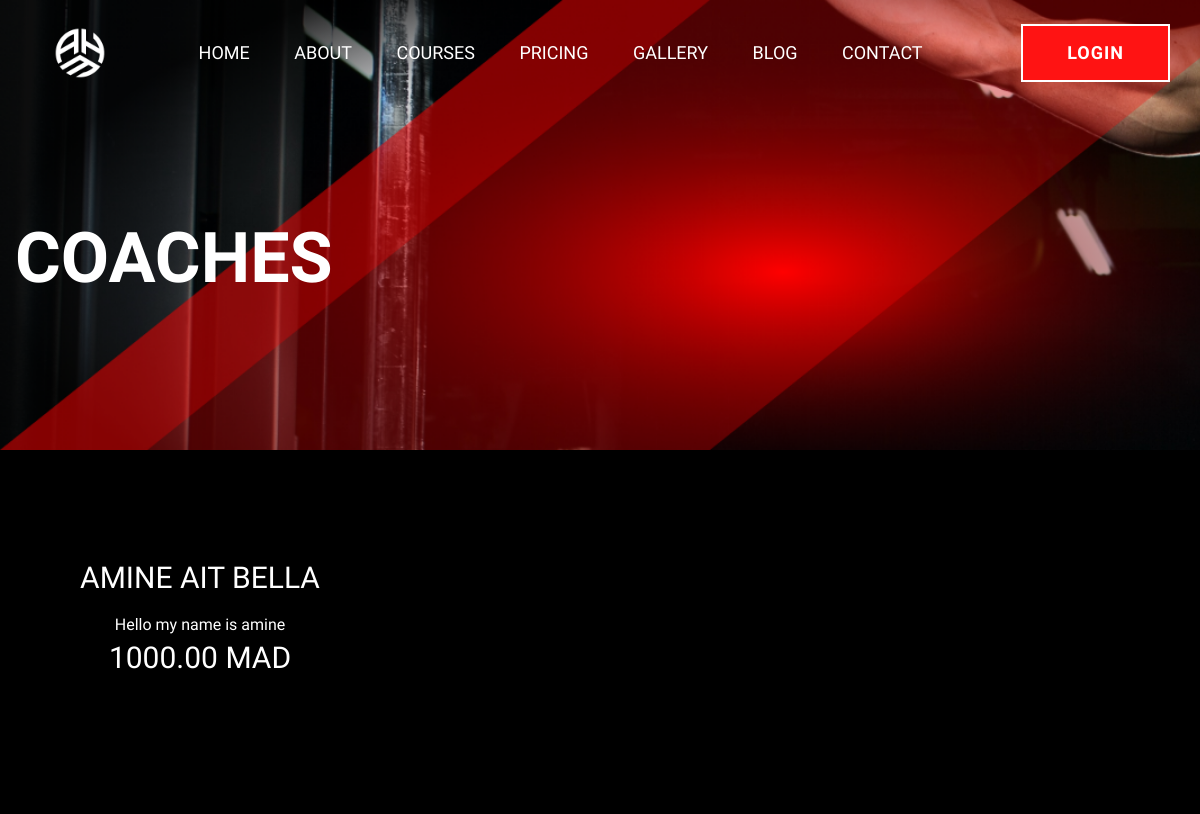
The page /coachs?q=bodybuilding (upper part) on the database as committed earlier.
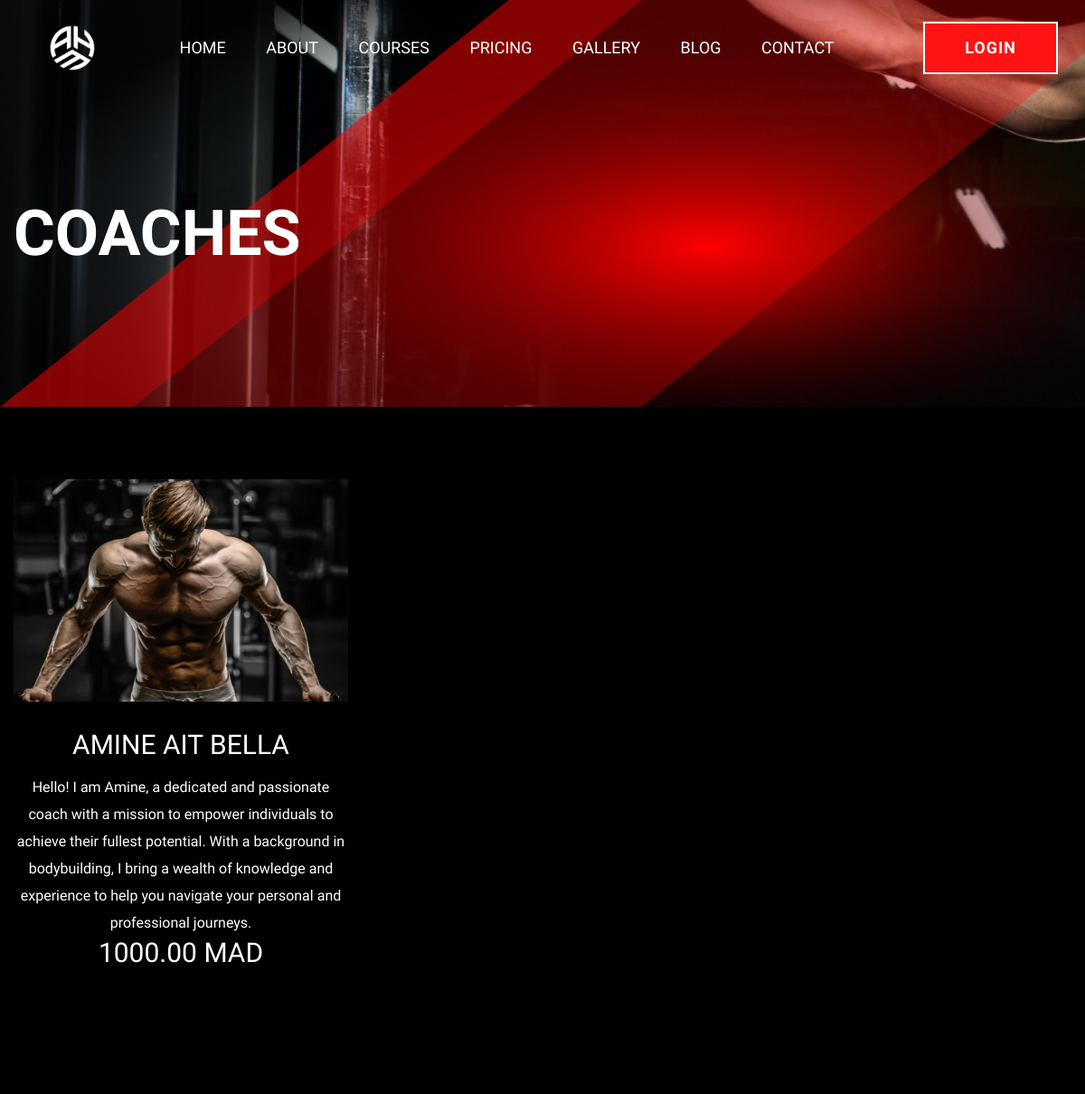
The same page on the database as committed later.
### tables this page shows
CREATE TABLE `coach_price` (
  `id_price` int(11) NOT NULL,
  `coach_id` int(11) NOT NULL,
  `price` decimal(10,2) NOT NULL,
  `update_date` datetime NOT NULL
);

CREATE TABLE `coach_account` (
  `coach_id` int(11) NOT NULL,
  `user_id` int(11) NOT NULL,
  `full_name` varchar(20) NOT NULL CHECK (octet_length(`full_name`) > 0),
  `about_me` varchar(500) NOT NULL,
  `phone` varchar(13) NOT NULL CHECK (octet_length(`phone`) >= 10 and octet_length(`phone`) <= 13),
  `domain` varchar(50) NOT NULL CHECK (octet_length(`domain`) > 0),
  `city` varchar(20) NOT NULL CHECK (octet_length(`city`) > 0),
  `state` varchar(20) NOT NULL CHECK (octet_length(`state`) > 0),
  `zipcode` varchar(20) NOT NULL CHECK (octet_length(`zipcode`) > 0 and octet_length(`zipcode`) <= 10),
  `country` varchar(20) NOT NULL CHECK (octet_length(`country`) > 0),
  `picture` varchar(50) DEFAULT NULL CHECK (octet_length(`picture`) < 50)
);

### coachs.php (the view, shortened to what this page needs)
<?php
require_once "pdo.php";
if (isset($_GET["q"]) && !empty($_GET["q"])) {
    $domain = htmlspecialchars($_GET["q"]);
    $domains = array("bodybuilding", "crossfit", "powerlifting", "boxing");
    if (!in_array($domain, $domains)) {
        header('location:index.php');
    } else {
?>
        <!doctype html>
        <html class="no-js" lang="zxx">
        <head>
            <link rel="stylesheet" href="assets/css/bootstrap.min.css">
            <link rel="stylesheet" href="assets/css/owl.carousel.min.css">
            <link rel="stylesheet" href="assets/css/slicknav.css">
            <link rel="stylesheet" href="assets/css/flaticon.css">
            <link rel="stylesheet" href="assets/css/gijgo.css">
            <link rel="stylesheet" href="assets/css/animate.min.css">
            <link rel="stylesheet" href="assets/css/animated-headline.css">
            <link rel="stylesheet" href="assets/css/magnific-popup.css">
            <link rel="stylesheet" href="assets/css/fontawesome-all.min.css">
            <link rel="stylesheet" href="assets/css/themify-icons.css">
            <link rel="stylesheet" href="assets/css/slick.css">
            <link rel="stylesheet" href="assets/css/nice-select.css">
            <link rel="stylesheet" href="assets/css/style.css">
        </head>
        <body class="black-bg">
            <main>
                <div class="slider-area2">
                    <div class="slider-height2 d-flex align-items-center">
                        <div class="container">
                            <div class="row">
                                <div class="col-xl-12">
                                    <div class="hero-cap hero-cap2 pt-70">
                                        <h2>Coaches</h2>
                                    </div>
                                </div>
                            </div>
                        </div>
                    </div>
                </div>
                <section class="team-area pt-80">
                    <div class="container">
                        <div class="row">
                            <?php
                            $coaches = $pdo->prepare('SELECT c.*,cp.* FROM coach_account as c
                            INNER JOIN coach_price as cp ON c.coach_id=cp.coach_id
                            WHERE c.domain LIKE :domain');
                            $coaches->bindParam(':domain', $domain);
                            $coaches->execute();
                            $coaches_result = $coaches->fetchAll();
                            if (count($coaches_result) > 0) {
                                foreach ($coaches_result as $row) {
                            ?>
                                    <div class="col-lg-4 col-md-6">
                                        <div class="single-cat text-center mb-30 wow fadeInUp" data-wow-duration="1s" data-wow-delay=".2s">
                                            <div class="cat-icon">
                                                <img src="../fitness_img/coach/<?php echo $row["picture"]; ?>" width="100%" alt="">
                                            </div>
                                            <div class="cat-cap">
                                                <h5><a href="services.html"><?php echo $row["full_name"]; ?></a></h5>
                                                <p><?php echo $row["about_me"]; ?> </p>
                                                <h5><a href="services.html"><?php echo $row["price"]; ?> MAD</a></h5>
                                            </div>
                                        </div>
                                    </div>
                            <?php
                                }
                            } else {
                                echo "<h1 class='text-center text-light'>Search result  : There is no coach for your selected domain</h1>";
                            }
                            ?>
                        </div>
                    </div>
                </section>
            </main>
            <div id="footer"></div>
        </body>
        </html>
<?php
    }
} else {
    header('location:index.php');
}
?>

Rows that differ between the two databases and show on the page:
changed through a linked row, coach_price "AMINE AIT BELLA": coach.picture: picture added; coach.about_me "Hello my name is amine" → "Hello! I am Amine, a dedicated and passionate coach with a mission to empower individuals to achieve their fullest potential. With a background in bodybuilding, I bring a wealth of knowledge and experience to help you navigate your personal and professional journeys."
